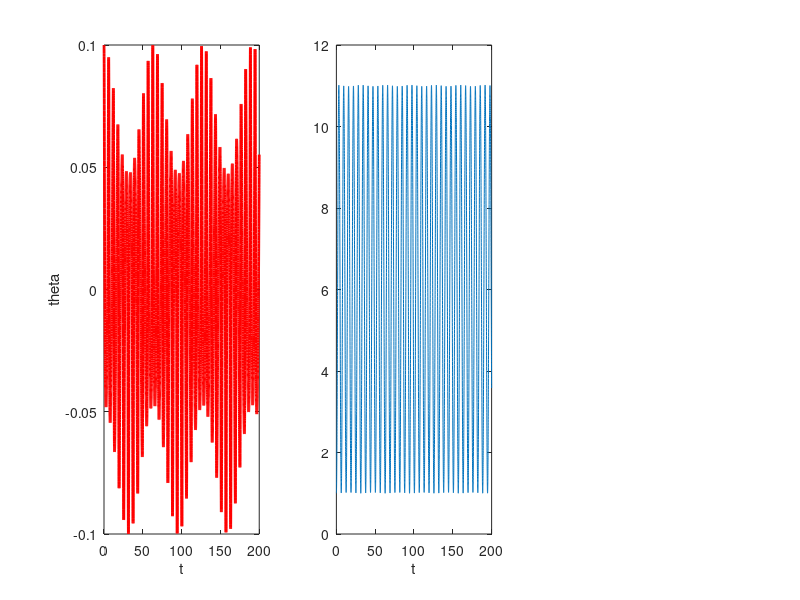

The MATLAB script that drew this image: (Note: this script raises an error after producing the figure.)
% % % % % % % % % % % % % % % % % % % % % % % % % % % % % % % % % % % % % %
%Program to determine the trajectory of a spring pendulum system.         %
%                                                                         %
%Programmed by Anthony Knighton on 02/21/2021                             %
% % % % % % % % % % % % % % % % % % % % % % % % % % % % % % % % % % % % % %
clear all;
% input parameter
a = input('intput value of a =>');
% independent variables
% q1 = L
% q2 = dL/dt
% q3 = theta
% q4 = dtheta/dt = omega
% All ODEs.
Q1 = @(Q1,Q2,Q3,Q4) Q2;
Q2 = @(Q1,Q2,Q3,Q4) Q1*Q4^2 - (Q1-1) + a*cos(Q3);
Q3 = @(Q1,Q2,Q3,Q4) Q4;
Q4 = @(Q1,Q2,Q3,Q4) -Q2*Q4/Q1 - a/Q1*sin(Q3);
% initial conditions
q1(1)=1.0;
q2(1)=0.0;
q3(1)=0.1;
q4(1)=0.0;
t(1)=0;
% control parameter for Runge-Kutta Integration
tmax=200;
N=10000;
h=tmax/N;
% 4th order Runge-Kutta method to solve the ODEs
for n=1:N-1
    % Euler step
    k11=Q1(q1(n),q2(n),q3(n),q4(n));
    k21=Q2(q1(n),q2(n),q3(n),q4(n));
    k31=Q3(q1(n),q2(n),q3(n),q4(n));
    k41=Q4(q1(n),q2(n),q3(n),q4(n));
    % 2nd order Runge-Kutta method
    q1_mid = q1(n)+k11*h/2;
    q2_mid = q2(n)+k21*h/2;
    q3_mid = q3(n)+k31*h/2;
    q4_mid = q4(n)+k41*h/2;
    k12=Q1(q1_mid,q2_mid,q3_mid,q4_mid);
    k22=Q2(q1_mid,q2_mid,q3_mid,q4_mid);
    k32=Q3(q1_mid,q2_mid,q3_mid,q4_mid);
    k42=Q4(q1_mid,q2_mid,q3_mid,q4_mid);
    % Predictor-corrector step
    q1_mid = q1(n)+k12*h/2;
    q2_mid = q2(n)+k22*h/2;
    q3_mid = q3(n)+k32*h/2;
    q4_mid = q4(n)+k42*h/2;
    k13=Q1(q1_mid,q2_mid,q3_mid,q4_mid);
    k23=Q2(q1_mid,q2_mid,q3_mid,q4_mid);
    k33=Q3(q1_mid,q2_mid,q3_mid,q4_mid);
    k43=Q4(q1_mid,q2_mid,q3_mid,q4_mid);
    % 4th order Runge-Kutta method
    q1_end = q1(n)+k13*h;
    q2_end = q2(n)+k23*h;
    q3_end = q3(n)+k33*h;
    q4_end = q4(n)+k43*h;
    k14=Q1(q1_end,q2_end,q3_end,q4_end);
    k24=Q2(q1_end,q2_end,q3_end,q4_end);
    k34=Q3(q1_end,q2_end,q3_end,q4_end);
    k44=Q4(q1_end,q2_end,q3_end,q4_end);
    % update point for next iteration
    q1(n+1)=q1(n)+(k11+2*(k12+k13)+k14)*h/6;
    q2(n+1)=q2(n)+(k21+2*(k22+k23)+k24)*h/6;
    q3(n+1)=q3(n)+(k31+2*(k32+k33)+k34)*h/6;
    q4(n+1)=q4(n)+(k41+2*(k42+k43)+k44)*h/6;
    % update time parameter for next iteration
    t(n+1)=t(1)+n*h;
end
% plot angular coordinate (theta)
subplot(1,3,1);
q=plot(t,q3);
xlabel('t');
ylabel('theta');
set(q(1),'Color','red','Linewidth',2);
% plot angular coordinate (L)
subplot(1,3,2);
p=plot(t,q1);
xlabel('t');
ylabel(texlabel('length'));
set(p(1),'Color','red','Linewidth',2);
% trajectory of the bob in xy coordiates
x=q1.*sin(q3);
y=q1.*cos(q3)-1.0;
subplot(1,3,3);
plot(x,y);
xlabel('x');
ylabel('y');